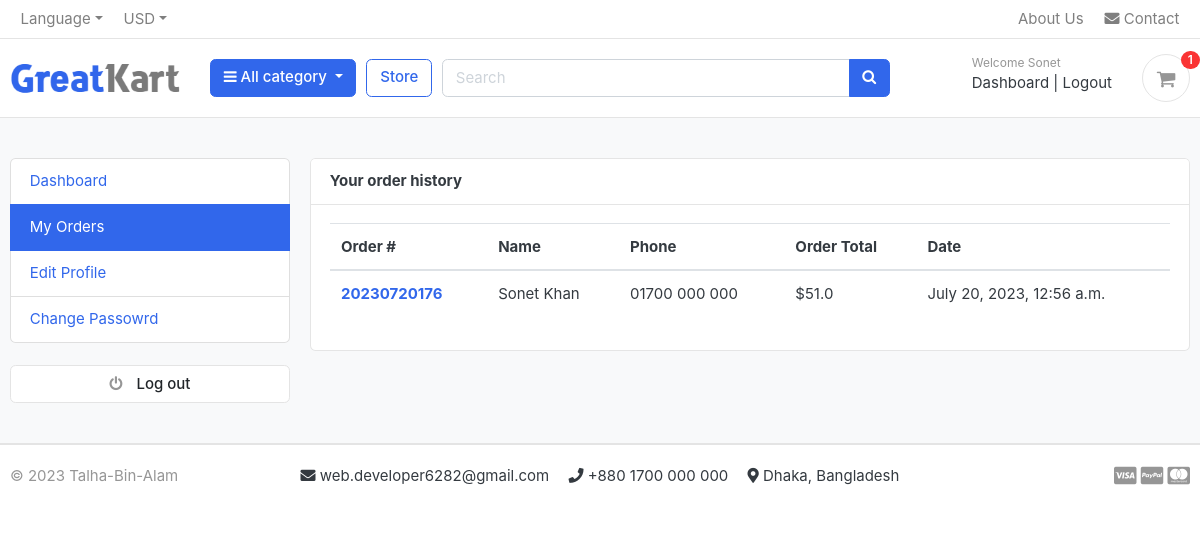
Page /accounts/my_orders/ (signed in) on the earlier database version.
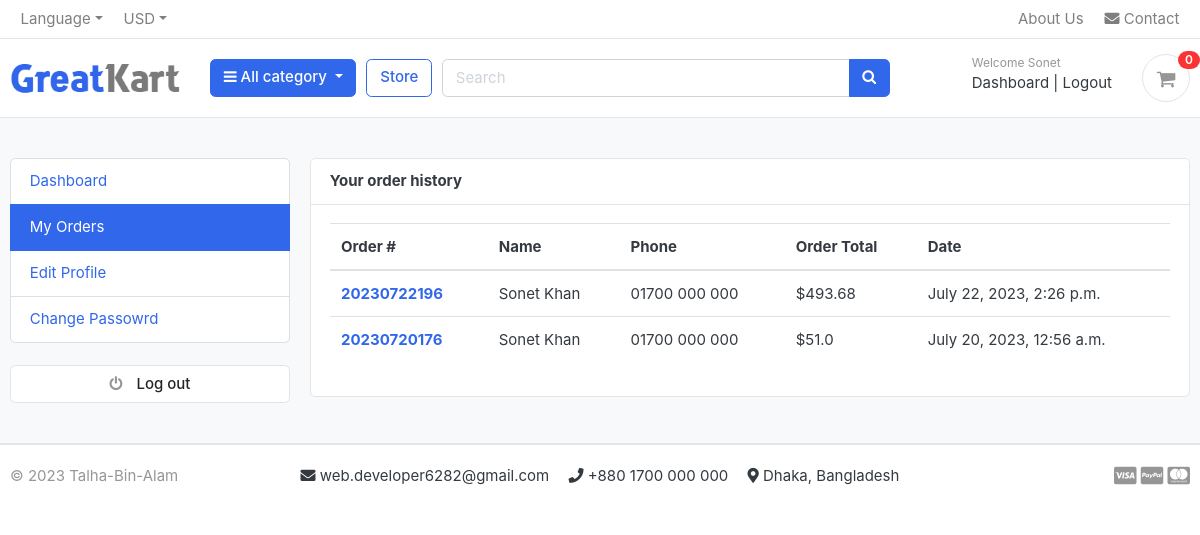
Same page on the later database version.
### orders/models.py (models this page shows, shortened)
class Order(models.Model):
    STATUS = (
    ('Pending', 'Pending'),
    ('Accepted', 'Accepted'),
    ('On The Way', 'On The Way'),
    ('Delivered', 'Delivered'),
    ('Cancelled', 'Cancelled'),
    )
    user = models.ForeignKey(Account, on_delete=models.SET_NULL, null=True)
    payment = models.ForeignKey(Payment, on_delete=models.SET_NULL, null=True)
    order_number = models.CharField(max_length=50)
    first_name = models.CharField(max_length=50)
    last_name = models.CharField(max_length=50)
    phone = models.CharField(max_length=15)
    email = models.EmailField(max_length=50)
    address_line1 = models.CharField(max_length=50)
    address_line2 = models.CharField(max_length=50, blank=True)
    city = models.CharField(max_length=50)
    district = models.CharField(max_length=50)
    country = models.CharField(max_length=50)
    order_note = models.CharField(max_length=50, blank=True)
    order_total = models.FloatField()
    tax = models.FloatField()
    status = models.CharField(max_length=10, choices=STATUS, default='Pending')
    ip = models.CharField(max_length=20, blank=True)
    is_ordered = models.BooleanField(default=False)
    created_at = models.DateTimeField(auto_now_add=True)
    updated_at = models.DateTimeField(auto_now_add=True)
    def full_name(self):
        return f'{self.first_name} {self.last_name}'

### accounts/views.py (the view)
# urls.py: path('my_orders/', views.my_orders, name='my_orders'),
@login_required
def my_orders(request):
    orders = Order.objects.filter(user=request.user, is_ordered=True).order_by('-created_at')
    context = {
        'orders': orders,
    }
    return render(request, 'accounts/my_orders.html', context)

### carts/context_processors.py (called while the page is built)
def counter(request):
    cart_count = 0
    if 'admin' in request.path:
        return {}
    else:
        try:
            cart = Cart.objects.filter(cart_id=_cart_id(request))
            if request.user.is_authenticated:
                cart_items = CartItem.objects.all().filter(user=request.user)
            else:
                cart_items = CartItem.objects.all().filter(cart=cart[:1])
            for cart_item in cart_items:
                cart_count += cart_item.quantity
        except Cart.DoesNotExist:
            cart_item = 0
    return dict(cart_count=cart_count)

### carts/views.py (called while the page is built)
def _cart_id(request):
    cart = request.session.session_key
    if not cart:
        cart = request.session.create()
    return cart

### category/context_processors.py (called while the page is built)
def menu_links(request):
    links = Category.objects.all()
    return dict(links=links)

### category/models.py (called while the page is built)
    def get_url(self):
        return reverse('products_by_category', args=[self.slug])

### templates/accounts/my_orders.html (shortened to what this page needs)
{% extends 'base.html' %}
{% block content %}
<section class="section-conten padding-y bg">
    <div class="container">
        <div class="row">
        {% include 'includes/dashboard_sidebar.html' %}
        <main class="col-md-9">
            <article class="card">
            <header class="card-header">
                <strong class="d-inline-block mr-3">Your order history</strong>
            </header>
            <div class="card-body">
                <div class="row">
                    <div class="col-md-12">
                        <table class="table table-hover">
                            <thead>
                              <tr>
                                <th scope="col">Order #</th>
                                <th scope="col">Name</th>
                                <th scope="col">Phone</th>
                                <th scope="col">Order Total</th>
                                <th scope="col">Date</th>
                              </tr>
                            </thead>
                            <tbody>
                                {% for order in orders %}
                              <tr>
                                <th scope="row"><a href="{% url 'order_details' order.order_number %}">{{order.order_number}}</a></th>
                                <td>{{order.full_name}}</td>
                                <td>{{order.phone}}</td>
                                <td>${{order.order_total}}</td>
                                <td>{{order.created_at}}</td>
                              </tr>
                              {% endfor %}
                            </tbody>
                          </table>
                    </div>
                </div>
            </div>
            </article>
        </main>
    </div>
    </div>
    </section>
{% endblock content %}

### templates/includes/navbar.html (shortened to what this page needs)
{% load static %}
<header class="section-header">
    <nav class="navbar p-md-0 navbar-expand-sm navbar-light border-bottom">
        <div class="container">
            <div class="collapse navbar-collapse" id="navbarTop4">
                <ul class="navbar-nav mr-auto">
                    <li class="nav-item dropdown">
                        <a href="#" class="nav-link dropdown-toggle" data-toggle="dropdown">Language</a>
                    </li>
                    <li class="nav-item dropdown">
                        <a href="#" class="nav-link dropdown-toggle" data-toggle="dropdown">USD</a>
                    </li>
                </ul>
                <ul class="navbar-nav">
                    <a href="{% url 'about' %}" class="nav-link">  About Us</a>
                    <a href="{% url 'contact' %}" class="nav-link"> <i class="fas fa-envelope"></i> Contact</a>
                </ul>
            </div>
        </div>
    </nav>
    <section class="header-main border-bottom">
        <div class="container">
            <div class="row align-items-center">
                <div class="col-lg-2 col-md-3 col-6">
                    <a href="/" class="brand-wrap">
                        <img class="logo" src="{% static 'images/logo.png' %}">
                    </a>
                </div>
                <div class="col-lg col-sm col-md col-6 flex-grow-0">
                    <div class="category-wrap dropdown d-inline-block float-right">
                        <button type="button" class="btn btn-primary dropdown-toggle" data-toggle="dropdown">
                            <i class="fa fa-bars"></i> All category
                        </button>
                    </div>
                </div>
                <a href="{% url 'store' %}" class="btn btn-outline-primary">Store</a>
                <div class="col-lg  col-md-6 col-sm-12 col">
                    <form action="{% url 'search' %}" class="search" method="GET">
                        <div class="input-group w-100">
                            <input type="text" class="form-control" style="width:60%;" placeholder="Search" name="keyword">
                            <div class="input-group-append">
                                <button class="btn btn-primary" type="submit">
                                    <i class="fa fa-search"></i>
                                </button>
                            </div>
                        </div>
                    </form>
                </div>
                <div class="col-lg-3 col-sm-6 col-8 order-2 order-lg-3">
                    <div class="d-flex justify-content-end mb-3 mb-lg-0">
                        {% if user.is_authenticated %}
                        <div class="widget-header">
                            <small class="title text-muted">Welcome {{ user.first_name | capfirst }}</small>
                            <div>
                                <a href="{% url 'dashboard' %}">Dashboard</a> <span class="dark-transp"> | </span>
                                <a href="{% url 'logout' %}">Logout</a>
                            </div>
                        </div>
                    {% endif %}
                        <a href="{% url 'cart' %}" class="widget-header pl-3 ml-3">
                            <div class="icon icon-sm rounded-circle border"><i class="fa fa-shopping-cart"></i>
                            </div>
                            <span class="badge badge-pill badge-danger notify">{{cart_count}}</span>
                        </a>
                    </div>
                </div>
            </div>
        </div>
    </section>
</header>

Differences in the rows shown:
added Order: order_number "20230722196", full_name "Sonet Khan", phone "01700 000 000", order_total "493.68", created_at "July 22, 2023, 2:26 p.m."
Other differences:
{{ cart_count }}: "1" → "0"
